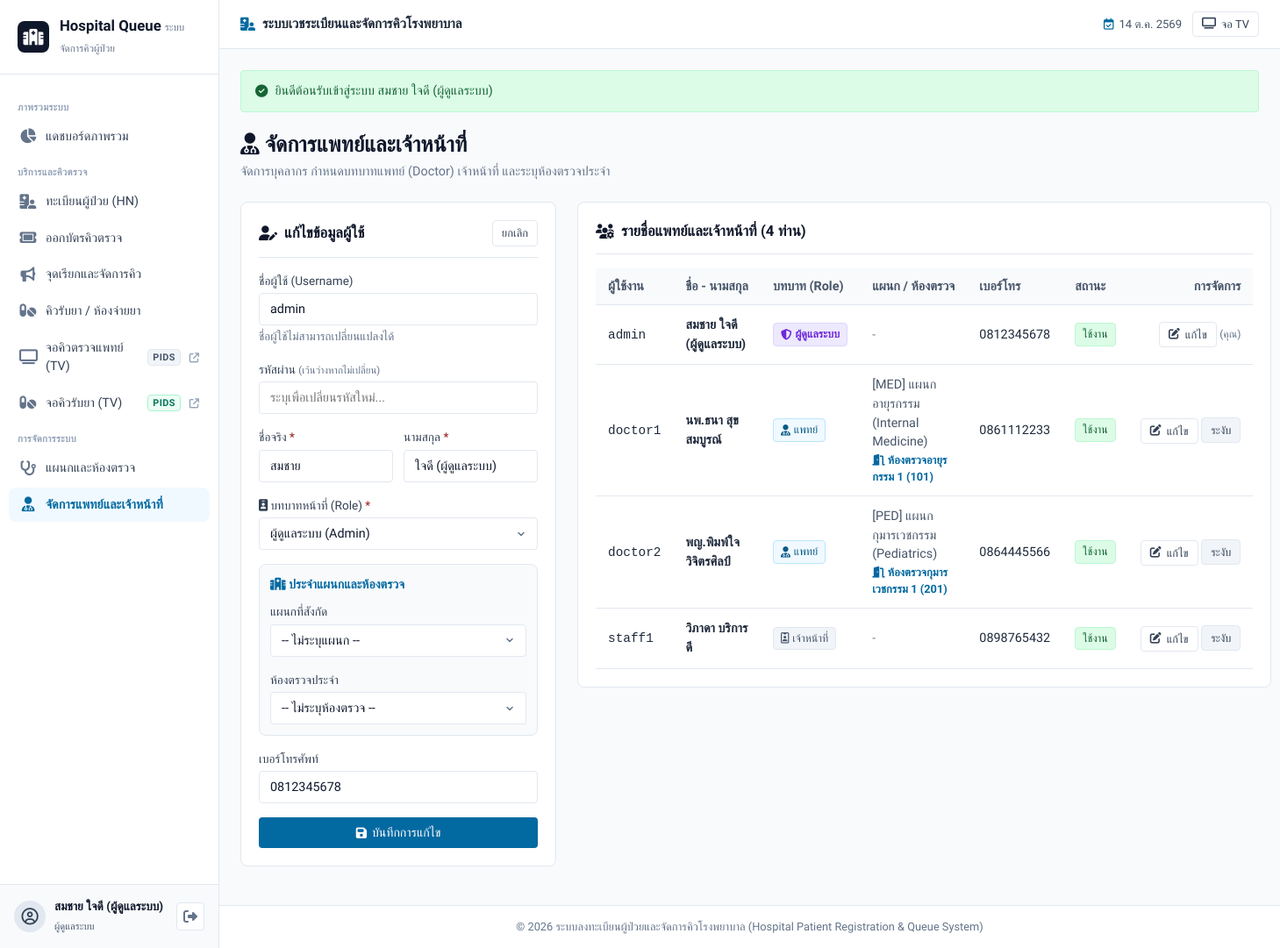
Screenshot of /staff.php?edit_id=1 (signed in) with the database file from the repository.
### tables this page shows
CREATE TABLE `staff` (
  `id` INT AUTO_INCREMENT PRIMARY KEY,
  `username` VARCHAR(50) NOT NULL UNIQUE,
  `password_hash` VARCHAR(255) NOT NULL,
  `first_name` VARCHAR(100) NOT NULL,
  `last_name` VARCHAR(100) NOT NULL,
  `role` VARCHAR(50) NOT NULL DEFAULT 'เจ้าหน้าที่ลงทะเบียน' COMMENT 'แพทย์, เจ้าหน้าที่ลงทะเบียน, ผู้ดูแลระบบ, เภสัชกร',
  `department_id` INT NULL COMMENT 'แผนกที่แพทย์สังกัด',
  `room_id` INT NULL COMMENT 'ห้องตรวจประจำ',
  `phone_number` VARCHAR(20) NULL,
  `is_active` TINYINT(1) DEFAULT 1,
  `created_at` TIMESTAMP DEFAULT CURRENT_TIMESTAMP,
  CONSTRAINT `fk_staff_department` FOREIGN KEY (`department_id`) REFERENCES `departments` (`id`) ON DELETE SET NULL
);

CREATE TABLE `departments` (
  `id` INT AUTO_INCREMENT PRIMARY KEY,
  `department_code` VARCHAR(20) NOT NULL UNIQUE COMMENT 'รหัสแผนก เช่น MED, SUR, PED',
  `department_name` VARCHAR(150) NOT NULL COMMENT 'ชื่อแผนก/คลินิก',
  `description` TEXT NULL,
  `is_active` TINYINT(1) DEFAULT 1,
  `created_at` TIMESTAMP DEFAULT CURRENT_TIMESTAMP
);

CREATE TABLE `rooms` (
  `id` INT AUTO_INCREMENT PRIMARY KEY,
  `department_id` INT NOT NULL COMMENT 'แผนกที่ห้องนี้สังกัด',
  `room_number` VARCHAR(50) NOT NULL COMMENT 'หมายเลขห้อง เช่น 101, 102, 1, 2',
  `room_name` VARCHAR(150) NOT NULL COMMENT 'ชื่อห้องตรวจ เช่น ห้องตรวจอายุรกรรม 1',
  `doctor_id` INT NULL COMMENT 'แพทย์ประจำห้องตรวจ',
  `is_active` TINYINT(1) DEFAULT 1,
  `created_at` TIMESTAMP DEFAULT CURRENT_TIMESTAMP,
  CONSTRAINT `fk_rooms_department` FOREIGN KEY (`department_id`) REFERENCES `departments` (`id`) ON DELETE CASCADE,
  CONSTRAINT `fk_rooms_doctor` FOREIGN KEY (`doctor_id`) REFERENCES `staff` (`id`) ON DELETE SET NULL
);

### staff.php (the view, shortened to what this page needs)
<?php
require_once __DIR__ . '/config/database.php';
$edit_staff = null;
if (isset($_GET['edit_id'])) {
    $stmt = $pdo->prepare("SELECT * FROM staff WHERE id = ?");
    $stmt->execute([(int)$_GET['edit_id']]);
    $edit_staff = $stmt->fetch();
}
$staff_list = $pdo->query("
    SELECT
        s.*,
        d.department_name,
        d.department_code,
        r.room_number,
        r.room_name
    FROM staff s
    LEFT JOIN departments d ON s.department_id = d.id
    LEFT JOIN rooms r ON s.room_id = r.id
    ORDER BY FIELD(s.role, 'ผู้ดูแลระบบ', 'แพทย์', 'เจ้าหน้าที่ลงทะเบียน', 'เภสัชกร'), s.id ASC
")->fetchAll();
require_once __DIR__ . '/includes/header.php';
?>
<div class="page-header">
    <div>
        <h1 class="page-title"><i class="fa-solid fa-user-doctor"></i> จัดการแพทย์และเจ้าหน้าที่</h1>
        <p class="page-subtitle">จัดการบุคลากร กำหนดบทบาทแพทย์ (Doctor) เจ้าหน้าที่ และระบุห้องตรวจประจำ</p>
    </div>
</div>
<div class="split-layout">
    <div class="card card-flush">
        <div class="card-header">
            <h2 class="card-title">
                <?php if ($edit_staff): ?>
                    <i class="fa-solid fa-user-pen"></i> แก้ไขข้อมูลผู้ใช้
                <?php else: ?>
                    <i class="fa-solid fa-user-plus"></i> เพิ่มบุคลากร / แพทย์ใหม่
                <?php endif; ?>
            </h2>
            <?php if ($edit_staff): ?>
                <a href="staff.php" class="btn btn-outline btn-sm">ยกเลิก</a>
            <?php endif; ?>
        </div>
        <form method="POST" action="staff.php">
            <div class="form-group">
                <label for="username">ชื่อผู้ใช้ (Username) <?= $edit_staff ? '' : '<span class="required">*</span>' ?></label>
                <?php if ($edit_staff): ?>
                    <input type="text" id="username" value="<?= htmlspecialchars($edit_staff['username']) ?>" disabled class="input-disabled">
                    <small class="form-hint">ชื่อผู้ใช้ไม่สามารถเปลี่ยนแปลงได้</small>
                <?php else: ?>
                    <input type="text" id="username" name="username" placeholder="เช่น doctor_somchai" required value="<?= htmlspecialchars($_POST['username'] ?? '') ?>">
                <?php endif; ?>
            </div>
            <div class="form-group">
                <label for="password">รหัสผ่าน <?= $edit_staff ? '<small class="form-hint-inline">(เว้นว่างหากไม่เปลี่ยน)</small>' : '<span class="required">*</span>' ?></label>
                <input type="password" id="password" name="password" placeholder="<?= $edit_staff ? 'ระบุเพื่อเปลี่ยนรหัสใหม่...' : 'กำหนดรหัสผ่าน...' ?>" <?= $edit_staff ? '' : 'required' ?>>
            </div>
            <div class="grid-2 form-name-row">
                <div class="form-group">
                    <label for="first_name">ชื่อจริง <span class="required">*</span></label>
                    <input type="text" id="first_name" name="first_name" placeholder="เช่น นพ.สมเกียรติ" required value="<?= htmlspecialchars($edit_staff['first_name'] ?? $_POST['first_name'] ?? '') ?>">
                </div>
                <div class="form-group">
                    <label for="last_name">นามสกุล <span class="required">*</span></label>
                    <input type="text" id="last_name" name="last_name" placeholder="ยินดีรักษา" required value="<?= htmlspecialchars($edit_staff['last_name'] ?? $_POST['last_name'] ?? '') ?>">
                </div>
            </div>
            <div class="form-group">
                <label for="role"><i class="fa-solid fa-id-badge"></i> บทบาทหน้าที่ (Role) <span class="required">*</span></label>
                <?php $current_role = $edit_staff['role'] ?? $_POST['role'] ?? 'เจ้าหน้าที่ลงทะเบียน'; ?>
                <select id="role" name="role" onchange="toggleDoctorFields(this.value)" required>
                    <option value="ผู้ดูแลระบบ" <?= $current_role === 'ผู้ดูแลระบบ' ? 'selected' : '' ?>>ผู้ดูแลระบบ (Admin)</option>
                </select>
            </div>
            <div id="doctor-fields" class="assignment-box">
                <div class="assignment-box-title">
                    <i class="fa-solid fa-hospital"></i> ประจำแผนกและห้องตรวจ
                </div>
                <div class="form-group">
                    <label for="department_id" style="font-size: 0.85rem;">แผนกที่สังกัด</label>
                    <select id="department_id" name="department_id" onchange="updateRoomDropdown(this.value)">
                        <option value="">-- ไม่ระบุแผนก --</option>
                    </select>
                </div>
                <div class="form-group" style="margin-bottom: 0;">
                    <label for="room_id" style="font-size: 0.85rem;">ห้องตรวจประจำ</label>
                    <select id="room_id" name="room_id">
                        <option value="">-- ไม่ระบุห้องตรวจ --</option>
                    </select>
                </div>
            </div>
            <div class="form-group">
                <label for="phone_number">เบอร์โทรศัพท์</label>
                <input type="tel" id="phone_number" name="phone_number" placeholder="08xxxxxxxx" value="<?= htmlspecialchars($edit_staff['phone_number'] ?? $_POST['phone_number'] ?? '') ?>">
            </div>
            <button type="submit" class="btn btn-primary btn-block">
                <i class="fa-solid fa-floppy-disk"></i> <?= $edit_staff ? 'บันทึกการแก้ไข' : 'บันทึกบุคลากรใหม่' ?>
            </button>
        </form>
    </div>
    <div class="card card-flush">
        <div class="card-header">
            <h2 class="card-title"><i class="fa-solid fa-users-gear"></i> รายชื่อแพทย์และเจ้าหน้าที่ (<?= count($staff_list) ?> ท่าน)</h2>
        </div>
        <div class="table-responsive">
            <table class="table">
                <thead>
                    <tr>
                        <th>ผู้ใช้งาน</th>
                        <th>ชื่อ - นามสกุล</th>
                        <th>บทบาท (Role)</th>
                        <th>แผนก / ห้องตรวจ</th>
                        <th>เบอร์โทร</th>
                        <th>สถานะ</th>
                        <th style="text-align: right;">การจัดการ</th>
                    </tr>
                </thead>
                <tbody>
                    <?php foreach ($staff_list as $s): ?>
                    <tr>
                        <td>
                            <code><?= htmlspecialchars($s['username']) ?></code>
                        </td>
                        <td>
                            <strong><?= htmlspecialchars($s['first_name'] . ' ' . $s['last_name']) ?></strong>
                        </td>
                        <td>
                            <?php if ($s['role'] === 'แพทย์'): ?>
                                <span class="badge badge-room">
                                    <i class="fa-solid fa-user-doctor"></i> แพทย์
                                </span>
                            <?php elseif ($s['role'] === 'ผู้ดูแลระบบ'): ?>
                                <span class="badge badge-called">
                                    <i class="fa-solid fa-shield-halved"></i> ผู้ดูแลระบบ
                                </span>
                            <?php elseif ($s['role'] === 'เภสัชกร'): ?>
                                <span class="badge badge-rx">
                                    <i class="fa-solid fa-pills"></i> เภสัชกร
                                </span>
                            <?php else: ?>
                                <span class="badge badge-secondary">
                                    <i class="fa-regular fa-id-badge"></i> เจ้าหน้าที่
                                </span>
                            <?php endif; ?>
                        </td>
                        <td>
                            <?php if ($s['department_name']): ?>
                                <div class="dept-line">
                                    [<?= htmlspecialchars($s['department_code']) ?>] <?= htmlspecialchars($s['department_name']) ?>
                                </div>
                                <?php if ($s['room_name']): ?>
                                    <div class="room-line">
                                        <i class="fa-solid fa-door-open"></i> <?= htmlspecialchars($s['room_name']) ?> (<?= htmlspecialchars($s['room_number']) ?>)
                                    </div>
                                <?php endif; ?>
                            <?php else: ?>
                                <span class="muted-sm">-</span>
                            <?php endif; ?>
                        </td>
                        <td><?= htmlspecialchars($s['phone_number'] ?: '-') ?></td>
                        <td>
                            <?php if ($s['is_active']): ?>
                                <span class="badge badge-completed">ใช้งาน</span>
                            <?php else: ?>
                                <span class="badge badge-cancelled">ระงับ</span>
                            <?php endif; ?>
                        </td>
                        <td style="text-align: right; white-space: nowrap;">
                            <a href="staff.php?edit_id=<?= $s['id'] ?>" class="btn btn-outline btn-sm" title="แก้ไข">
                                <i class="fa-solid fa-pen-to-square"></i> แก้ไข
                            </a>
                            <?php if ((int)$s['id'] !== (int)$_SESSION['staff_id']): ?>
                                <a href="staff.php?toggle_id=<?= $s['id'] ?>" class="btn btn-secondary btn-sm" onclick="return confirm('ยืนยันเปลี่ยนสถานะผู้ใช้นี้?');">
                                    <?= $s['is_active'] ? 'ระงับ' : 'เปิดใช้' ?>
                                </a>
                            <?php else: ?>
                                <small style="color: var(--text-muted);">(คุณ)</small>
                            <?php endif; ?>
                        </td>
                    </tr>
                    <?php endforeach; ?>
                </tbody>
            </table>
        </div>
    </div>
</div>
<?php require_once __DIR__ . '/includes/footer.php'; ?>

### rows the page displays
staff: username "admin", first_name "สมชาย", last_name "ใจดี (ผู้ดูแลระบบ)", role "ผู้ดูแลระบบ (Admin)", phone_number "0812345678", first_name+last_name "สมชาย ใจดี (ผู้ดูแลระบบ)", is_active "ใช้งาน", shows "(คุณ)"
staff: username "doctor1", first_name+last_name "นพ.ธนา สุขสมบูรณ์", role "แพทย์" (drawn), department.department_code "MED", department.department_name "แผนกอายุรกรรม (Internal Medicine)", room.room_name "ห้องตรวจอายุรกรรม 1", room.room_number "101", phone_number "0861112233", is_active "ใช้งาน"
staff: username "doctor2", first_name+last_name "พญ.พิมพ์ใจ วิจิตรศิลป์", role "แพทย์" (drawn), department.department_code "PED", department.department_name "แผนกกุมารเวชกรรม (Pediatrics)", room.room_name "ห้องตรวจกุมารเวชกรรม 1", room.room_number "201", phone_number "0864445566", is_active "ใช้งาน"
staff: username "staff1", first_name+last_name "วิภาดา บริการดี", shows "เจ้าหน้าที่", phone_number "0898765432", is_active "ใช้งาน"

### other values shown
$user['name'] ?: $user['username'] "สมชาย ใจดี (ผู้ดูแลระบบ)"
$user['role'] "ผู้ดูแลระบบ"
$flash['message'] "ยินดีต้อนรับเข้าสู่ระบบ สมชาย ใจดี (ผู้ดูแลระบบ)"
count($staff_list) "4"
